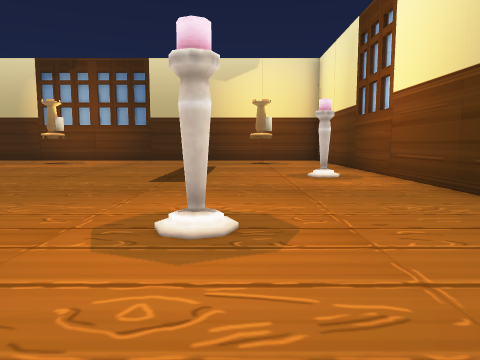
view 1 (above)

16 first-person views from a walk through a Unity game level. The camera is 1.5 m above the floor, tilts 6° down and sees 70° across. The floor is counted in squares, 2 m on a side. Each view is taken from the middle of a square. On the plan, view 1 faces up. The plan holds only what a view shows up to about 11 squares ahead; the rest is blank. The place goes on beyond the plan. The player is left out.

view 2
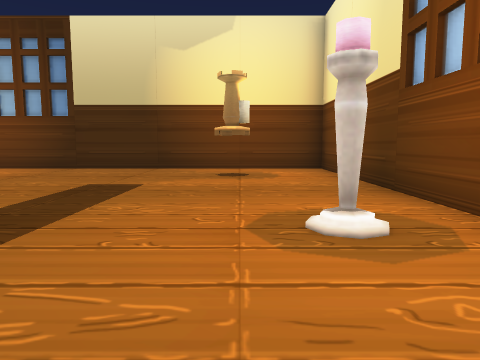

view 3
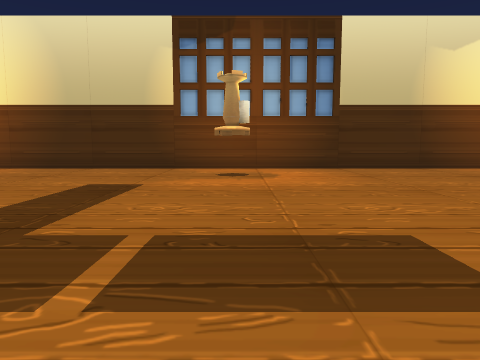

view 4
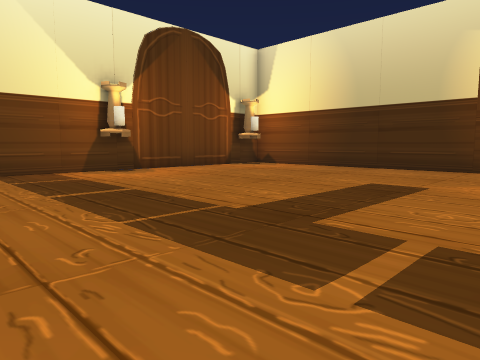

view 5
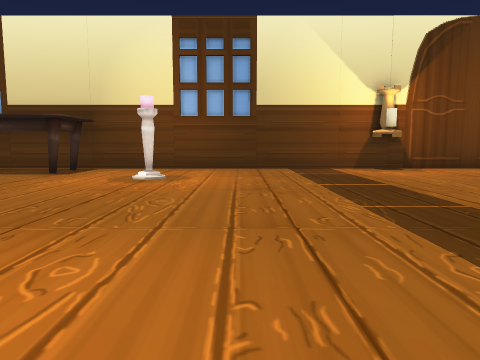

view 6
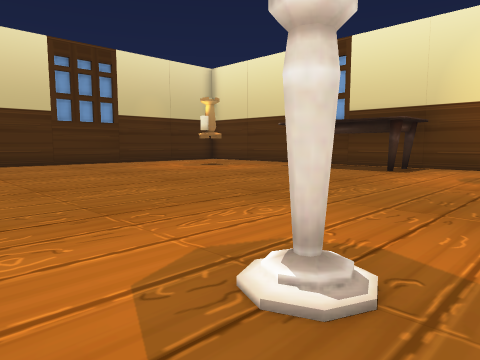

view 7
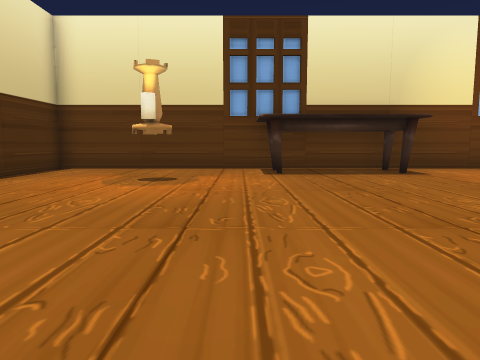

view 8
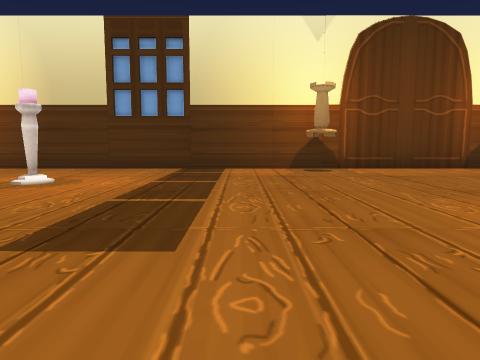

view 9
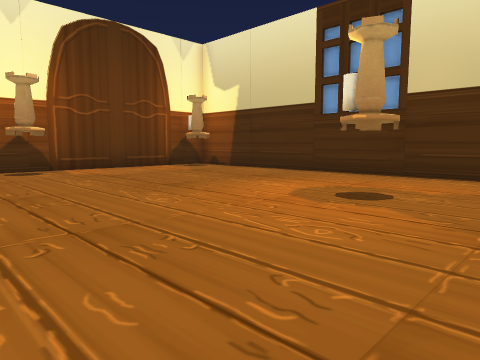

view 10
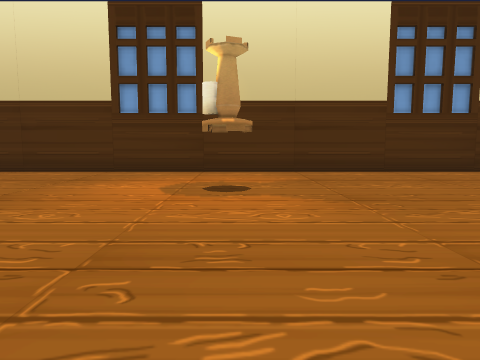

view 11
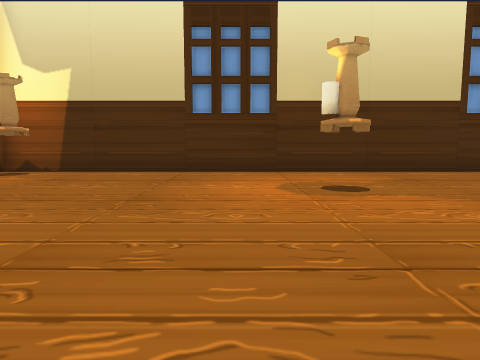

view 12
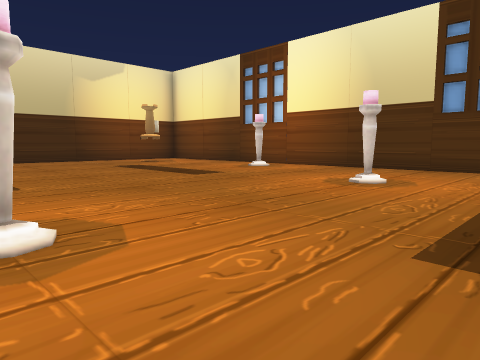

view 13
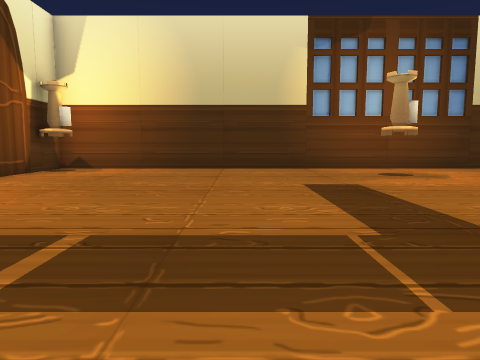

view 14
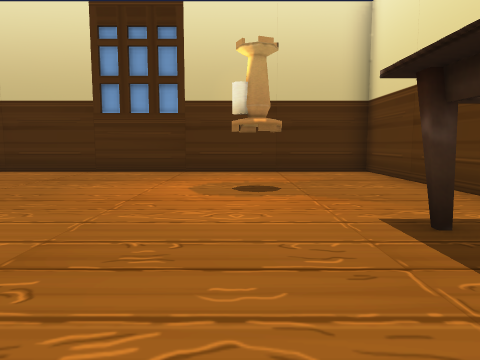

view 15
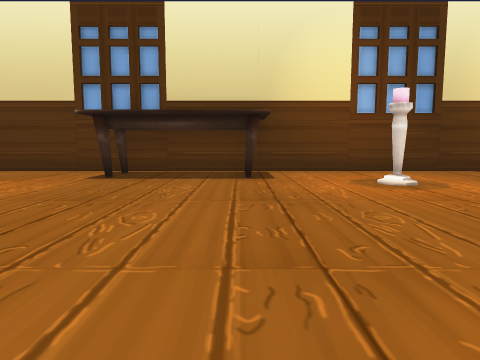

view 16
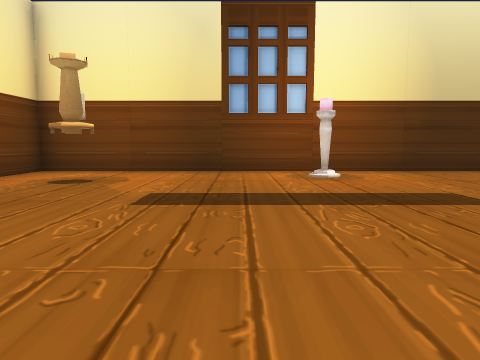

### Floor plan
Points are (right, up) in squares from view 1. A wall is a line through its corners. A room is listed if a view was taken in it or the views show most of it. See-through windows are left out.
Room 1 (views 1, 2, 3, 4, 5, 6, 7, 8, 9, 10, 11, 12, 13, 14, 15, 16)
walls: (3.5, -9.5) (3.5, 15.5) (-16.5, 15.5) (-16.5, -9.5) (3.5, -9.5)
ways out: gap at (-16, -3); gap at (-16, 0)

Positions as (right, up) in squares from view 1, and headings:
1: (0, 0), facing up
2: (1, 5), facing up
3: (-7, 5), facing up
4: (-7, 5), facing up-left
5: (-6, 5), facing left
6: (-5, 4), facing down-left
7: (-6, -4), facing left
8: (-7, -1), facing right
9: (-7, -1), facing down-right
10: (-5, 0), facing down
11: (-3, 0), facing down
12: (-7, 0), facing up-right
13: (-11, 5), facing up
14: (-13, 0), facing down
15: (-7, 0), facing left
16: (-6, 10), facing right
